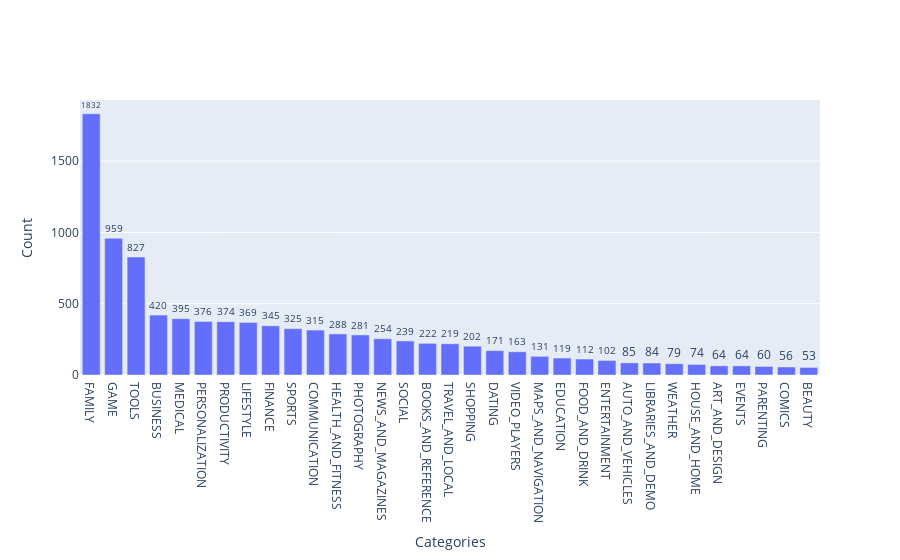

Notebook code for this chart:
### Markdown cell above
## 4. Exploring app categories
<p>With more than 1 billion active users in 190 countries around the world, Google Play continues to be an important distribution platform to build a global audience. For businesses to get their apps in front of users, it's important to make them more quickly and easily discoverable on Google Play. To improve the overall search experience, Google has introduced the concept of grouping apps into categories.</p>
<p>This brings us to the following questions:</p>
<ul>
<li>Which category has the highest share of (active) apps in the market? </li>
<li>Is any specific category dominating the market?</li>
<li>Which categories have the fewest number of apps?</li>
</ul>
<p>We will see that there are <code>33</code> unique app categories present in our dataset. <em>Family</em> and <em>Game</em> apps have the highest market prevalence. Interestingly, <em>Tools</em>, <em>Business</em> and <em>Medical</em> apps are also at the top.</p>

### Code cell
import plotly
plotly.offline.init_notebook_mode(connected=True)
import plotly.graph_objs as go
import numpy as np
import pandas as pd

apps_with_duplicates = pd.read_csv('datasets/apps.csv')

# Drop duplicates from apps_with_duplicates
apps = apps_with_duplicates.drop_duplicates()

# List of characters to remove
chars_to_remove = ['+', ',','$']
# List of column names to clean
cols_to_clean = ['Installs', 'Price']

# Loop for each column in cols_to_clean
for col in cols_to_clean:
    # Loop for each char in chars_to_remove
    for char in chars_to_remove:
        # Replace the character with an empty string
        apps[col] = apps[col].apply(lambda x: x.replace(char, ''))

# Convert Installs to float data type
apps['Installs'] = apps['Installs'].astype(float)

# Convert Price to float data type
apps['Price'] = apps['Price'].astype(float)

# Checking dtypes of the apps dataframe
print(apps.dtypes)

# Print the total number of unique categories
num_categories = len(apps['Category'].unique())
print('Number of categories = ', num_categories)

# Count the number of apps in each 'Category'. 
num_apps_in_category = apps['Category'].value_counts()

# Sort num_apps_in_category in descending order based on the count of apps in each category
sorted_num_apps_in_category = num_apps_in_category.sort_values(ascending = False)

data = [go.Bar(
        x = num_apps_in_category.index, # index = category name
        y = num_apps_in_category.values, # value = count
        text=num_apps_in_category.values,
        textposition='outside',
)]

layout = go.Layout(
        
        xaxis=dict(title='Categories'),
        yaxis=dict(title='Count'))

print('\n \n \n \n \n \n Insights Summary')

fig = dict(data = data, layout = layout)
plotly.offline.iplot(fig)

print('1. Number of categories = ', num_categories)
print('2. FAMILY category has the highest number of apps of 1832')
print('3. BEAUTY category has the highest number of apps of 37')

### Figure 1 — Plotly figure (JSON) as saved in the notebook; plotly's stock layout.template omitted (floating-point values rounded to 4 significant figures)
{"data": [{"text": [1832, 959, 827, 420, 395, 376, 374, 369, 345, 325, 315, 288, 281, 254, 239, 222, 219, 202, 171, 163, 131, 119, 112, 102, 85, 84, 79, 74, 64, 64, 60, 56, 53], "textposition": "outside", "type": "bar", "x": ["FAMILY", "GAME", "TOOLS", "BUSINESS", "MEDICAL", "PERSONALIZATION", "PRODUCTIVITY", "LIFESTYLE", "FINANCE", "SPORTS", "COMMUNICATION", "HEALTH_AND_FITNESS", "PHOTOGRAPHY", "NEWS_AND_MAGAZINES", "SOCIAL", "BOOKS_AND_REFERENCE", "TRAVEL_AND_LOCAL", "SHOPPING", "DATING", "VIDEO_PLAYERS", "MAPS_AND_NAVIGATION", "EDUCATION", "FOOD_AND_DRINK", "ENTERTAINMENT", "AUTO_AND_VEHICLES", "LIBRARIES_AND_DEMO", "WEATHER", "HOUSE_AND_HOME", "ART_AND_DESIGN", "EVENTS", "PARENTING", "COMICS", "BEAUTY"], "y": [1832, 959, 827, 420, 395, 376, 374, 369, 345, 325, 315, 288, 281, 254, 239, 222, 219, 202, 171, 163, 131, 119, 112, 102, 85, 84, 79, 74, 64, 64, 60, 56, 53]}], "layout": {"xaxis": {"title": {"text": "Categories"}}, "yaxis": {"title": {"text": "Count"}}}}
